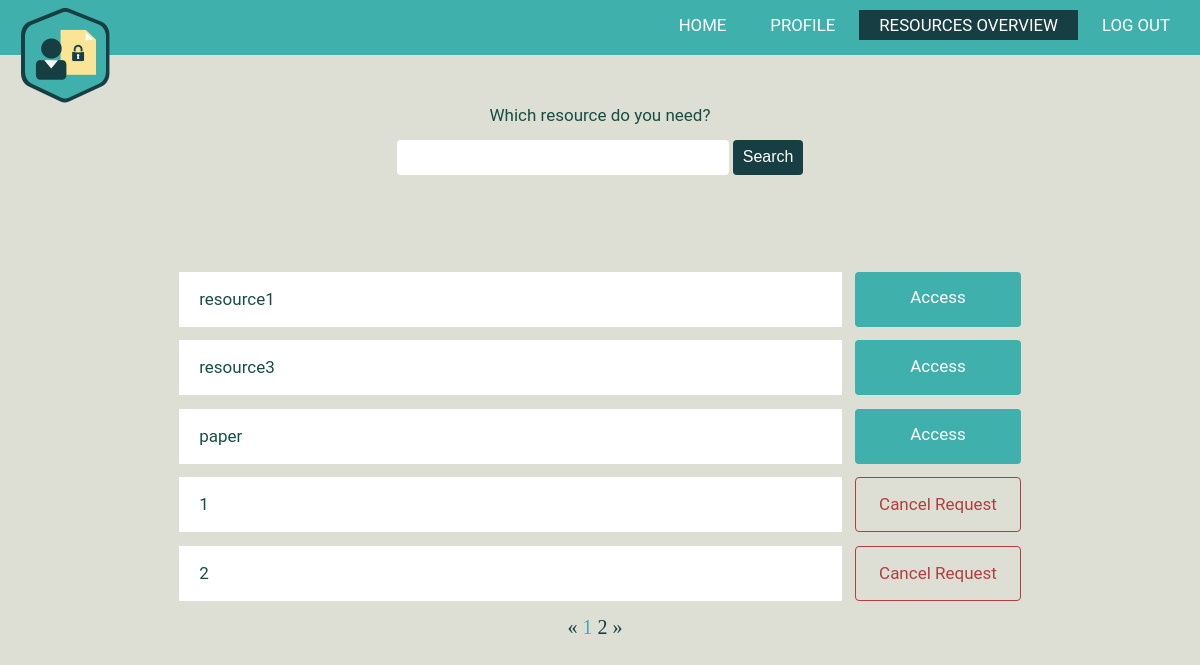
The app's page /resources-overview/ (signed in), older data.
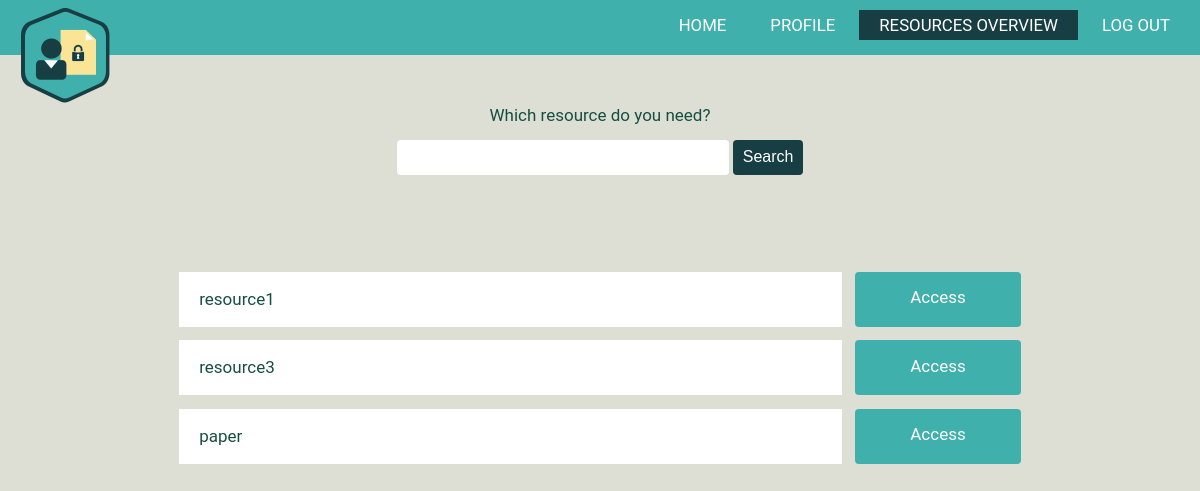
The same page, newer data.
### AuthorizationManagement/models.py (models this page shows)
class Resource(models.Model):
    type = models.CharField(max_length=50, default = '')
    name = models.CharField(max_length=150, default = '')
    description = models.CharField(max_length=250, default = '')
    creationDate = models.DateTimeField(default=datetime.now, blank=True)
    readers = models.ManyToManyField(CustomUser, related_name= 'reader')
    owners = models.ManyToManyField(Owner, related_name= 'owner')
    link = models.FileField(upload_to='')

### AuthorizationManagement/views.py (the view)
# urls.py: re_path(r'^resources-overview/$', ResourcesOverview.as_view(), name='resource-overview'),
@method_decorator(login_required, name='dispatch')
class ResourcesOverview(generic.ListView):
    model = Resource.objects.all()
    template_name = 'AuthorizationManagement/resources-overview.html'
    context_object_name = "resources_list"
    paginate_by = 5
    query = ''
    can_access = Resource.objects.none()
    requested_resources = Resource.objects.none()
    def get_queryset(self):
        return self.model
    def get_context_data(self, **kwargs):
        context = super(ResourcesOverview, self).get_context_data(**kwargs)
        context['is_admin'] = self.request.user.is_staff
        context['query'] = self.query;
        context['query_pagination_string'] = ''
        context['can_access'] = self.request.user.reader.filter(id__in=self.model)
        context['requested_resources'] = Resource.objects.filter(
            id__in=AccessRequest.objects.filter(sender=self.request.user).values('resource_id'))
        return context

### AuthorizationManagement/templates/AuthorizationManagement/resources-overview.html (shortened to what this page needs)
{% extends "AuthorizationManagement/base.html" %}
{% block overview%}
	class="active";
{% endblock %}
{% block styles %}
	{% load static %}
	<link rel="stylesheet" type="text/css" href="{% static 'AuthorizationManagement/css/info.css' %}" />
	<link rel="stylesheet" type="text/css" href="{% static 'AuthorizationManagement/css/modal_dialog_req.css' %}" />
	<link href="{% static 'AuthorizationManagement/css/resources-overview.css' %}" rel="stylesheet" type="text/css"/>
{% endblock %}
{% block body %}
<div class="search">
	<p>Which resource do you need?</p>
	<form action="/resources-overview/search" method="get">
		<input type="text" name="q" class="search-box" value={{query}}>
		<input type="submit" value="Search" class="search-btn">
	</form><br>
        <div class="container">
	{% if resources_list %}
			<div class="results">
	</div>
	        {% for res in resources_list %}
					<a href="#{{res.pk}}" class="resource-name"> {{res.name}} </a>
	           {% if res in can_access or is_admin %}
					       <a href="../resources/{{res.pk}}" class="access-btn"download>Access</a>
			   {% elif res in requested_resources %}
				      <a href="#cancel-request-{{res.pk}}" class="cancel-btn"> Cancel Request </a>
						<br>
			   {% endif %}
			{% endfor %}
			</div>
 </div>
{% if is_paginated %}
  <ul class="pagination">
    {% if page_obj.has_previous %}
      <li><a href="?{{query_pagination_string}}page={{ page_obj.previous_page_number }}">&laquo;</a></li>
    {% else %}
      <li class="disabled"><span>&laquo;</span></li>
    {% endif %}
    {% for i in paginator.page_range %}
      {% if page_obj.number == i %}
        <li class="active"><span>{{ i }} </span></li>
      {% else %}
        <li><a href="?{{query_pagination_string}}page={{ i }}">{{ i }}</a></li>
      {% endif %}
    {% endfor %}
    {% if page_obj.has_next %}
      <li><a href="?{{query_pagination_string}}page={{ page_obj.next_page_number }}">&raquo;</a></li>
    {% else %}
      <li class="disabled"><span>&raquo;</span></li>
    {% endif %}
  </ul>
{% endif %}
{% else %}
    <p class="no-results">No resources matched your search criteria.</p>
{% endif %}
{% endblock %}

Row changes from the older to the newer data that the page shows:
removed Resource: name "1"
removed Resource: name "2"
Text that changed along with them:
list line gone: "1"
list line gone: "2"
